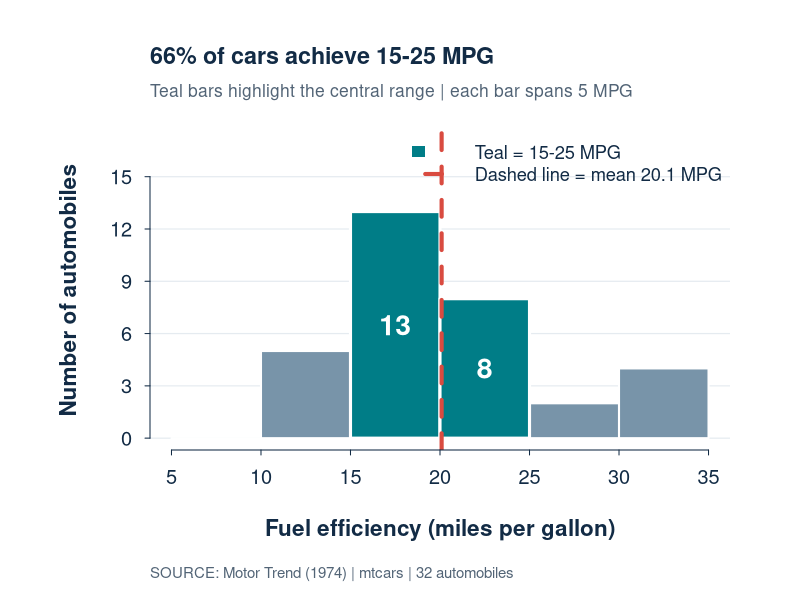
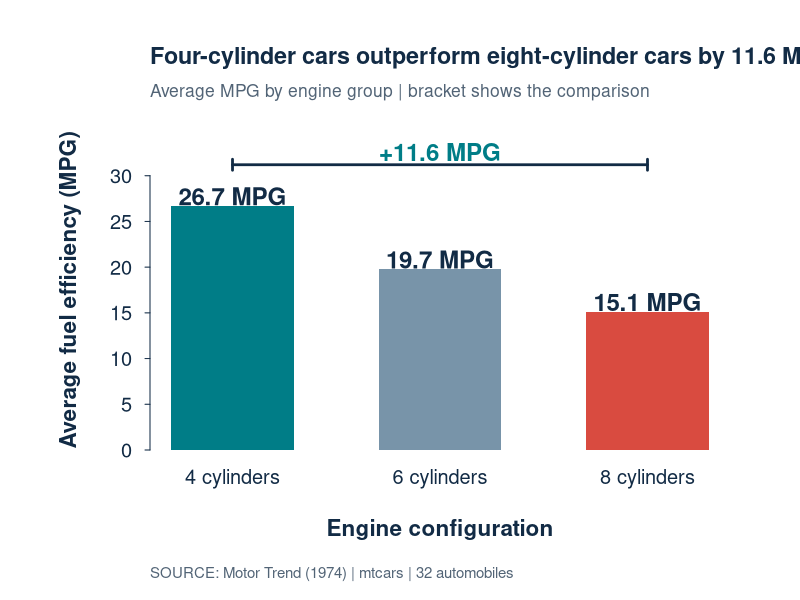
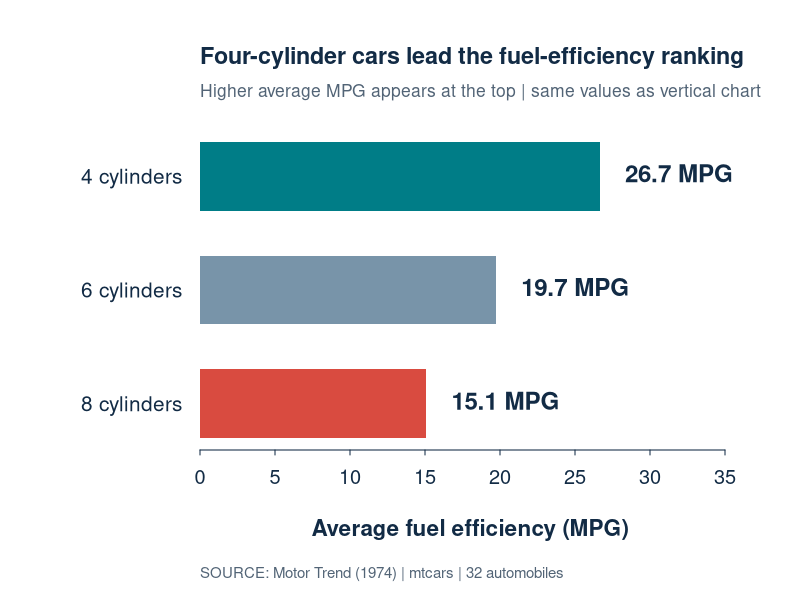
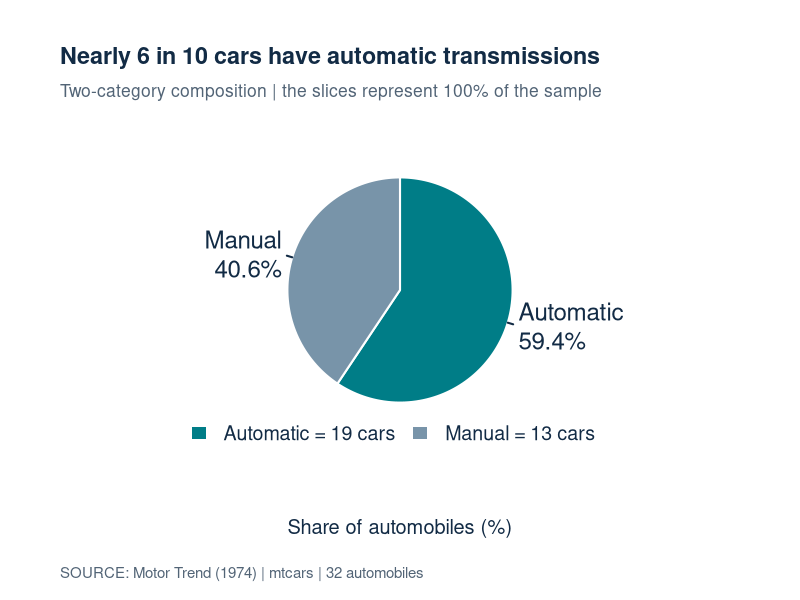
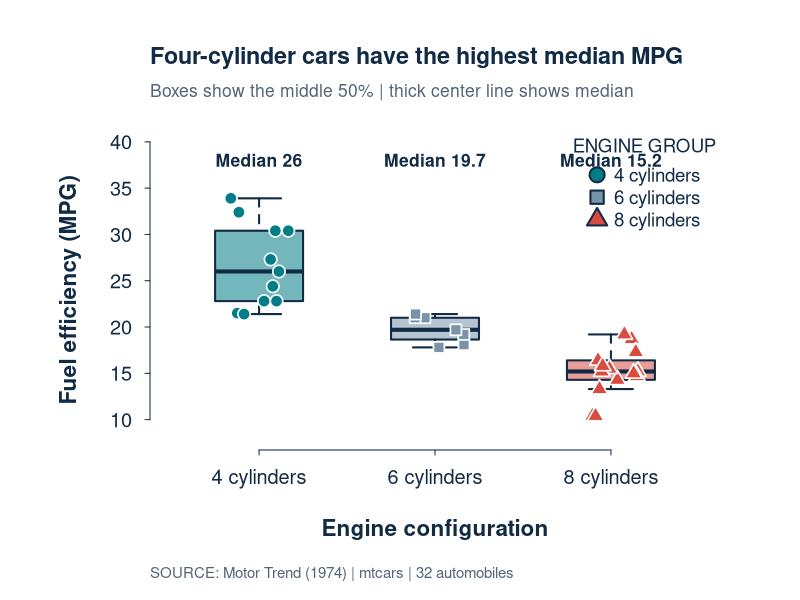
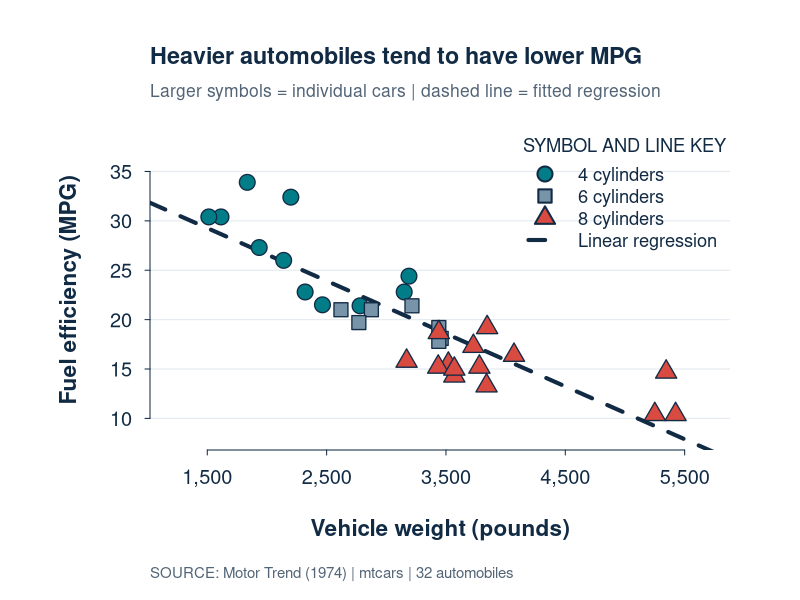
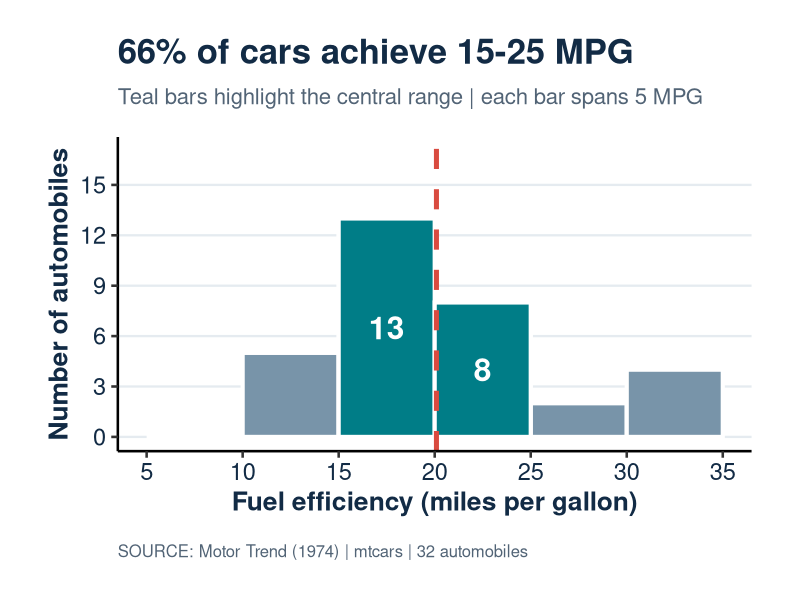
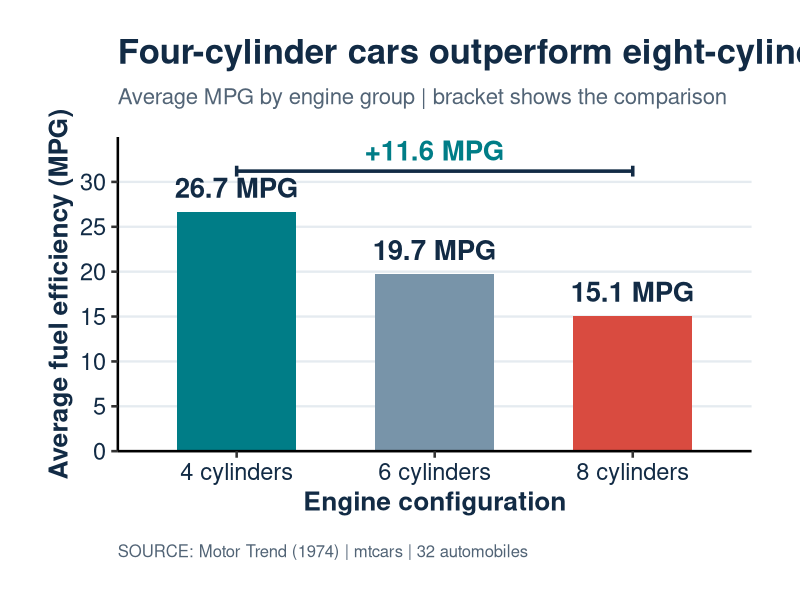

Reproduce these figures in R, in order.
## ---- chunk 1
#| include: false

# Large, high-resolution figures
knitr::opts_chunk$set(
  fig.width = 13,
  fig.height = 7.5,
  out.width = "100%",
  fig.align = "center",
  dpi = 220,
  warning = FALSE,
  message = FALSE
)

options(
  repos = c(CRAN = "https://cloud.r-project.org")
)
## ---- chunk 2
# Load dataset
data(mtcars)

cars <- mtcars

# Prepare variables
cars$Model <- rownames(cars)
cars$Weight <- cars$wt * 1000

cars$Cylinders <- factor(
  cars$cyl,
  levels = c(4, 6, 8),
  labels = c(
    "4 cylinders",
    "6 cylinders",
    "8 cylinders"
  )
)

cars$Transmission <- factor(
  cars$am,
  levels = c(0, 1),
  labels = c(
    "Automatic",
    "Manual"
  )
)

# Calculate summary statistics
mean_mpg <- mean(cars$mpg)
median_mpg <- median(cars$mpg)

means <- aggregate(
  mpg ~ Cylinders,
  data = cars,
  FUN = mean
)

medians <- aggregate(
  mpg ~ Cylinders,
  data = cars,
  FUN = median
)

counts <- table(cars$Transmission)

percent <- 100 * counts / sum(counts)

# Correlation
correlation <- cor(
  cars$Weight,
  cars$mpg
)

# Linear regression
model <- lm(
  mpg ~ Weight,
  data = cars
)

slope_1000 <- coef(model)[2] * 1000

# Average MPG gap
mpg_gap <- means$mpg[1] - means$mpg[3]

# Histogram intervals
mpg_breaks <- seq(5, 35, by = 5)

hist_data <- hist(
  cars$mpg,
  breaks = mpg_breaks,
  right = FALSE,
  plot = FALSE
)

# Number of cars with 15 <= MPG < 25
central_count <- sum(
  cars$mpg >= 15 & cars$mpg < 25
)

central_percent <- 100 *
  central_count / nrow(cars)

# -------------------------------------------------
# CONSISTENT VISUAL IDENTITY
# -------------------------------------------------

navy <- "#122B45"
teal <- "#007D87"
grayblue <- "#7894A9"
coral <- "#D94B40"
lightgray <- "#E5EBF0"
white <- "#FFFFFF"
muted <- "#526476"

# Color means the same thing in every chart
engine_colors <- c(
  "4 cylinders" = teal,
  "6 cylinders" = grayblue,
  "8 cylinders" = coral
)

# Symbols mean the same thing in every chart
engine_shapes <- c(
  "4 cylinders" = 21,
  "6 cylinders" = 22,
  "8 cylinders" = 24
)

# Transmission colors
trans_colors <- c(
  "Automatic" = teal,
  "Manual" = grayblue
)

# Source
source_note <- paste(
  "SOURCE: Motor Trend (1974) |",
  "mtcars | 32 automobiles"
)

# -------------------------------------------------
# BASE R STYLE
# -------------------------------------------------

my_style <- function() {

  par(
    family = "sans",
    bg = white,
    fg = navy,
    col.lab = navy,
    col.axis = navy,
    col.main = navy,
    font.lab = 2,
    font.main = 2,
    cex.lab = 1.35,
    cex.axis = 1.2,
    cex.main = 1.45,
    las = 1,
    bty = "n",
    lwd = 2,
    mar = c(7.5, 7.5, 6.5, 3.5),
    mgp = c(3.5, 0.9, 0),
    tcl = -0.25
  )

}

# -------------------------------------------------
# TITLES AND NOTES
# -------------------------------------------------

add_title <- function(headline, subtitle) {

  mtext(
    headline,
    side = 3,
    line = 3.1,
    adj = 0,
    col = navy,
    cex = 1.4,
    font = 2
  )

  mtext(
    subtitle,
    side = 3,
    line = 1.45,
    adj = 0,
    col = muted,
    cex = 1.05
  )

}

add_source <- function() {

  mtext(
    source_note,
    side = 1,
    line = 5.6,
    adj = 0,
    col = muted,
    cex = 0.9
  )

}

# -------------------------------------------------
# COMBINED ENGINE SYMBOL KEY
# -------------------------------------------------

# One key combines shape AND color.
# No duplicate color and symbol legends.

engine_key <- function(
  position = "topright",
  size = 1.1
) {

  legend(
    position,
    legend = names(engine_colors),
    pch = unname(engine_shapes),
    pt.bg = unname(engine_colors),
    col = navy,
    pt.cex = 2,
    cex = size,
    bty = "n",
    title = "ENGINE GROUP",
    text.col = navy,
    title.col = navy
  )

}

# -------------------------------------------------
# LINE KEY
# -------------------------------------------------

trend_key <- function(position = "topright") {

  legend(
    position,
    legend = "Dashed line = linear regression",
    col = navy,
    lty = 2,
    lwd = 3.5,
    bty = "n",
    cex = 1.05,
    text.col = navy
  )

}
## ---- chunk 3
# Save original graphics settings
op <- par(no.readonly = TRUE)

my_style()

# Draw chart
plot(
  NA,
  xlim = c(5, 35),
  ylim = c(0, 17),
  axes = FALSE,
  xlab = "Fuel efficiency (miles per gallon)",
  ylab = "Number of automobiles"
)

# Background reference lines
abline(
  h = seq(0, 15, by = 3),
  col = lightgray,
  lwd = 1.2
)

# Draw histogram bars
hist(
  cars$mpg,
  breaks = mpg_breaks,
  right = FALSE,
  col = grayblue,
  border = white,
  lwd = 3,
  add = TRUE
)

# Highlight the central two bins
rect(
  xleft = c(15, 20),
  ybottom = 0,
  xright = c(20, 25),
  ytop = hist_data$counts[3:4],
  col = teal,
  border = white,
  lwd = 3
)

# Mean reference
abline(
  v = mean_mpg,
  col = coral,
  lty = 2,
  lwd = 4
)

axis(1, at = seq(5, 35, 5))
axis(2, at = seq(0, 15, 3))

# Direct labels inside highlighted bars
text(
  x = c(17.5, 22.5),
  y = hist_data$counts[3:4] / 2,
  labels = hist_data$counts[3:4],
  col = white,
  font = 2,
  cex = 1.7
)

add_title(
  paste0(
    round(central_percent, 0),
    "% of cars achieve 15-25 MPG"
  ),
  "Teal bars highlight the central range | each bar spans 5 MPG"
)

# Simple legend explaining color and line
legend(
  "topright",
  legend = c(
    "Teal = 15-25 MPG",
    paste0(
      "Dashed line = mean ",
      round(mean_mpg, 1),
      " MPG"
    )
  ),
  fill = c(teal, NA),
  border = NA,
  lty = c(0, 2),
  col = c(teal, coral),
  lwd = c(NA, 4),
  bty = "n",
  cex = 1.1,
  text.col = navy
)

add_source()
par(op)
## ---- chunk 4
op <- par(no.readonly = TRUE)

my_style()

values <- means$mpg

groups <- as.character(
  means$Cylinders
)

# Draw bars
bp <- barplot(
  values,
  names.arg = groups,
  col = unname(engine_colors[groups]),
  border = NA,
  space = 0.7,
  ylim = c(0, 35),
  axes = FALSE,
  xlab = "Engine configuration",
  ylab = "Average fuel efficiency (MPG)"
)

# Axis starts at zero
axis(
  2,
  at = seq(0, 30, 5)
)

# Large value labels
text(
  bp,
  values + 1.1,
  sprintf("%.1f MPG", values),
  col = navy,
  font = 2,
  cex = 1.45
)

# Comparison bracket
bracket_y <- 31.2

segments(
  bp[1],
  bracket_y,
  bp[3],
  bracket_y,
  col = navy,
  lwd = 2.7
)

segments(
  c(bp[1], bp[3]),
  bracket_y - 0.6,
  c(bp[1], bp[3]),
  bracket_y + 0.6,
  col = navy,
  lwd = 2.7
)

text(
  mean(c(bp[1], bp[3])),
  bracket_y + 1.4,
  paste0(
    "+",
    round(mpg_gap, 1),
    " MPG"
  ),
  col = teal,
  font = 2,
  cex = 1.45
)

add_title(
  "Four-cylinder cars outperform eight-cylinder cars by 11.6 MPG",
  "Average MPG by engine group | bracket shows the comparison"
)

# Categories are labeled directly;
# no redundant legend needed.
add_source()

par(op)
## ---- chunk 5
op <- par(no.readonly = TRUE)

my_style()

par(
  mar = c(7.5, 10, 6.5, 3)
)

# Order bars highest at top
horizontal_data <- means[
  order(means$mpg),
]

values <- horizontal_data$mpg

groups <- as.character(
  horizontal_data$Cylinders
)

# Draw bars
bp <- barplot(
  values,
  horiz = TRUE,
  names.arg = groups,
  col = unname(engine_colors[groups]),
  border = NA,
  space = 0.65,
  xlim = c(0, 36),
  axes = FALSE,
  xlab = "Average fuel efficiency (MPG)",
  cex.names = 1.25
)

axis(
  1,
  at = seq(0, 35, 5)
)

# Large values
text(
  values + 1.0,
  bp,
  sprintf("%.1f MPG", values),
  pos = 4,
  font = 2,
  col = navy,
  cex = 1.45
)

add_title(
  "Four-cylinder cars lead the fuel-efficiency ranking",
  "Higher average MPG appears at the top | same values as vertical chart"
)

# No duplicate legend:
# cylinder labels identify each colored bar.
add_source()

par(op)
## ---- chunk 6
op <- par(no.readonly = TRUE)

my_style()

par(
  mar = c(7.5, 3, 6.5, 3)
)

# Create pie chart
pie(
  counts,
  labels = paste0(
    names(counts),
    "\n",
    round(percent, 1),
    "%"
  ),
  col = unname(
    trans_colors[names(counts)]
  ),
  border = white,
  lwd = 5,
  clockwise = TRUE,
  init.angle = 90,
  radius = 0.76,
  cex = 1.45,
  main = ""
)

add_title(
  "Nearly 6 in 10 cars have automatic transmissions",
  "Two-category composition | the slices represent 100% of the sample"
)

# Clear category key
legend(
  "bottom",
  legend = paste0(
    names(counts),
    " = ",
    as.integer(counts),
    " cars"
  ),
  fill = unname(
    trans_colors[names(counts)]
  ),
  border = NA,
  horiz = TRUE,
  bty = "n",
  cex = 1.18,
  text.col = navy,
  inset = -0.02,
  xpd = NA
)

mtext(
  "Share of automobiles (%)",
  side = 1,
  line = 3.4,
  cex = 1.2,
  col = navy
)

add_source()

par(op)
## ---- chunk 7
op <- par(no.readonly = TRUE)

my_style()

par(
  mar = c(7.5, 7.5, 6.5, 4)
)

# Draw boxplots
boxplot(
  mpg ~ Cylinders,
  data = cars,
  col = adjustcolor(
    unname(engine_colors),
    alpha.f = 0.55
  ),
  border = navy,
  medcol = navy,
  medlwd = 4,
  boxwex = 0.5,
  whisklwd = 2,
  outline = FALSE,
  ylim = c(8, 40),
  xlab = "Engine configuration",
  ylab = "Fuel efficiency (MPG)"
)

# Add individual cars
set.seed(6356)

for (i in 1:3) {

  group <- levels(cars$Cylinders)[i]

  y <- cars$mpg[
    cars$Cylinders == group
  ]

  points(
    jitter(
      rep(i, length(y)),
      amount = 0.17
    ),
    y,
    pch = unname(engine_shapes[group]),
    bg = unname(engine_colors[group]),
    col = white,
    lwd = 1.6,
    cex = 1.65
  )

}

# Direct median annotations
for (i in 1:3) {

  text(
    x = i,
    y = 38,
    labels = paste0(
      "Median ",
      round(medians$mpg[i], 1)
    ),
    font = 2,
    col = navy,
    cex = 1.05
  )

}

add_title(
  "Four-cylinder cars have the highest median MPG",
  "Boxes show the middle 50% | thick center line shows median"
)

# Combined color and shape key
engine_key(
  position = "topright",
  size = 1.12
)

add_source()

par(op)
## ---- chunk 8
# Reusable scatterplot
base_scatter <- function(compact = FALSE) {

  op <- par(no.readonly = TRUE)
  on.exit(par(op))

  my_style()

  if (compact) {

    par(
      mar = c(5.2, 4.7, 3.6, 1),
      cex.lab = 0.85,
      cex.axis = 0.8
    )

  }

  plot(
    NA,
    xlim = c(1200, 5700),
    ylim = c(8, 38),
    axes = FALSE,
    xlab = "Vehicle weight (pounds)",
    ylab = "Fuel efficiency (MPG)"
  )

  # Background gridlines
  abline(
    h = seq(10, 35, 5),
    col = lightgray,
    lwd = 1.2
  )

  # Axes
  axis(
    1,
    at = c(
      1500, 2500, 3500, 4500, 5500
    ),
    labels = c(
      "1,500",
      "2,500",
      "3,500",
      "4,500",
      "5,500"
    )
  )

  axis(
    2,
    at = seq(10, 35, 5)
  )

  # Regression line
  abline(
    model,
    col = navy,
    lwd = 4,
    lty = 2
  )

  # Colored symbols
  for (group in levels(cars$Cylinders)) {

    selected <- cars[
      cars$Cylinders == group,
    ]

    points(
      selected$Weight,
      selected$mpg,
      pch = unname(engine_shapes[group]),
      bg = unname(engine_colors[group]),
      col = navy,
      lwd = 1.3,
      cex = if (compact) 1.4 else 2.1
    )

  }

  if (compact) {

    title(
      main = "Heavier cars tend to have lower MPG",
      adj = 0,
      cex.main = 1.12,
      line = 1.6
    )

    legend(
      "topright",
      legend = c(
        names(engine_shapes),
        "Linear trend"
      ),
      pch = c(
        unname(engine_shapes),
        NA
      ),
      pt.bg = c(
        unname(engine_colors),
        NA
      ),
      col = navy,
      lty = c(0, 0, 0, 2),
      lwd = c(NA, NA, NA, 3),
      bty = "n",
      cex = 0.70
    )

    mtext(
      source_note,
      side = 1,
      line = 4,
      adj = 0,
      cex = 0.65,
      col = muted
    )

  } else {

    add_title(
      "Heavier automobiles tend to have lower MPG",
      "Larger symbols = individual cars | dashed line = fitted regression"
    )

    # One combined key inside the chart
    legend(
      "topright",
      legend = c(
        names(engine_shapes),
        "Linear regression"
      ),
      pch = c(
        unname(engine_shapes),
        NA
      ),
      pt.bg = c(
        unname(engine_colors),
        NA
      ),
      col = navy,
      lty = c(0, 0, 0, 2),
      lwd = c(NA, NA, NA, 4),
      pt.cex = 2,
      bty = "n",
      cex = 1.1,
      title = "SYMBOL AND LINE KEY"
    )

    add_source()

  }

}

base_scatter()
## ---- chunk 9
if (!requireNamespace("ggplot2", quietly = TRUE)) {
  install.packages("ggplot2")
}

library(ggplot2)

theme_mine <- function() {

  theme_classic(
    base_family = "sans",
    base_size = 19
  ) +

  theme(
    plot.title = element_text(
      color = navy,
      size = 25,
      face = "bold",
      margin = margin(b = 12)
    ),

    plot.subtitle = element_text(
      color = muted,
      size = 16,
      margin = margin(b = 20)
    ),

    axis.title = element_text(
      color = navy,
      size = 19,
      face = "bold"
    ),

    axis.text = element_text(
      color = navy,
      size = 17
    ),

    panel.grid.major.y = element_line(
      color = lightgray,
      linewidth = 0.8
    ),

    panel.grid.major.x = element_blank(),

    panel.grid.minor = element_blank(),

    legend.position = "bottom",

    legend.box = "vertical",

    legend.title = element_text(
      color = navy,
      size = 15,
      face = "bold"
    ),

    legend.text = element_text(
      color = navy,
      size = 16
    ),

    legend.key.size = grid::unit(0.85, "cm"),

    plot.caption = element_text(
      color = muted,
      size = 12,
      hjust = 0,
      margin = margin(t = 20)
    ),

    plot.background = element_rect(
      fill = white,
      color = NA
    ),

    panel.background = element_rect(
      fill = white,
      color = NA
    ),

    legend.background = element_rect(
      fill = white,
      color = NA
    ),

    legend.key = element_rect(
      fill = white,
      color = NA
    ),

    plot.margin = margin(
      28, 35, 28, 35
    )
  )

}
## ---- chunk 10
gg_histogram <- ggplot(
  cars,
  aes(x = mpg)
) +

  geom_histogram(
    breaks = mpg_breaks,
    closed = "left",
    fill = grayblue,
    color = white,
    linewidth = 1.4
  ) +

  # Highlight the central 15-25 MPG bins
  geom_rect(
    data = data.frame(
      xmin = c(15, 20),
      xmax = c(20, 25),
      ymin = 0,
      ymax = hist_data$counts[3:4]
    ),
    aes(
      xmin = xmin,
      xmax = xmax,
      ymin = ymin,
      ymax = ymax
    ),
    inherit.aes = FALSE,
    fill = teal,
    color = white,
    linewidth = 1.4
  ) +

  geom_vline(
    xintercept = mean_mpg,
    color = coral,
    linetype = "dashed",
    linewidth = 1.7
  ) +

  geom_text(
    data = data.frame(
      mpg = c(17.5, 22.5),
      count = hist_data$counts[3:4]
    ),
    aes(
      x = mpg,
      y = count / 2,
      label = count
    ),
    inherit.aes = FALSE,
    color = white,
    fontface = "bold",
    size = 8
  ) +

  scale_x_continuous(
    limits = c(5, 35),
    breaks = seq(5, 35, 5)
  ) +

  scale_y_continuous(
    limits = c(0, 17),
    breaks = seq(0, 15, 3)
  ) +

  labs(
    title = paste0(
      round(central_percent, 0),
      "% of cars achieve 15-25 MPG"
    ),
    subtitle = "Teal bars highlight the central range | each bar spans 5 MPG",
    x = "Fuel efficiency (miles per gallon)",
    y = "Number of automobiles",
    caption = source_note
  ) +

  theme_mine()

print(gg_histogram)
## ---- chunk 11
gg_vertical <- ggplot(
  means,
  aes(
    x = Cylinders,
    y = mpg,
    fill = Cylinders
  )
) +

  geom_col(
    width = 0.6,
    show.legend = FALSE
  ) +

  geom_text(
    aes(
      label = sprintf("%.1f MPG", mpg)
    ),
    vjust = -0.7,
    color = navy,
    fontface = "bold",
    size = 7
  ) +

  # Comparison bracket
  annotate(
    "segment",
    x = 1,
    xend = 3,
    y = 31.2,
    yend = 31.2,
    color = navy,
    linewidth = 1.2
  ) +

  annotate(
    "segment",
    x = c(1, 3),
    xend = c(1, 3),
    y = 30.6,
    yend = 31.8,
    color = navy,
    linewidth = 1.2
  ) +

  annotate(
    "text",
    x = 2,
    y = 33.5,
    label = paste0(
      "+",
      round(mpg_gap, 1),
      " MPG"
    ),
    color = teal,
    fontface = "bold",
    size = 7
  ) +

  scale_fill_manual(
    values = engine_colors
  ) +

  scale_y_continuous(
    limits = c(0, 35),
    breaks = seq(0, 30, 5),
    expand = expansion(mult = c(0, 0))
  ) +

  labs(
    title = "Four-cylinder cars outperform eight-cylinder cars by 11.6 MPG",
    subtitle = "Average MPG by engine group | bracket shows the comparison",
    x = "Engine configuration",
    y = "Average fuel efficiency (MPG)",
    caption = source_note
  ) +

  theme_mine()

print(gg_vertical)
## ---- chunk 12
# Prepare ordering
horizontal_gg <- means

horizontal_gg$Cylinders <- factor(
  horizontal_gg$Cylinders,
  levels = rev(levels(cars$Cylinders))
)

gg_horizontal <- ggplot(
  horizontal_gg,
  aes(
    x = mpg,
    y = Cylinders,
    fill = Cylinders
  )
) +

  geom_col(
    width = 0.65,
    show.legend = FALSE
  ) +

  geom_text(
    aes(
      label = sprintf("%.1f MPG", mpg)
    ),
    hjust = -0.3,
    color = navy,
    fontface = "bold",
    size = 7
  ) +

  scale_fill_manual(
    values = engine_colors
  ) +

  scale_x_continuous(
    limits = c(0, 36),
    breaks = seq(0, 35, 5),
    expand = expansion(mult = c(0, 0))
  ) +

  labs(
    title = "Four-cylinder cars lead the fuel-efficiency ranking",
    subtitle = "Higher average MPG appears at the top | same values as vertical chart",
    x = "Average fuel efficiency (MPG)",
    y = NULL,
    caption = source_note
  ) +

  theme_mine() +

  theme(
    panel.grid.major.y = element_blank(),
    panel.grid.major.x = element_line(
      color = lightgray,
      linewidth = 0.8
    )
  )

print(gg_horizontal)
## ---- chunk 13
# Prepare pie chart data
pie_data <- data.frame(
  Transmission = factor(
    names(counts),
    levels = names(counts)
  ),
  Count = as.numeric(counts)
)

pie_data$Percent <- round(
  100 * pie_data$Count /
    sum(pie_data$Count),
  1
)

gg_pie <- ggplot(
  pie_data,
  aes(
    x = 1,
    y = Count,
    fill = Transmission
  )
) +

  geom_col(
    width = 1,
    color = white,
    linewidth = 2
  ) +

  coord_polar(
    theta = "y",
    start = 0,
    direction = -1
  ) +

  geom_text(
    aes(
      label = paste0(
        Transmission,
        "\n",
        Percent,
        "%"
      )
    ),
    position = position_stack(
      vjust = 0.5
    ),
    color = navy,
    fontface = "bold",
    size = 7
  ) +

  scale_fill_manual(
    values = trans_colors,
    labels = paste0(
      pie_data$Transmission,
      " = ",
      pie_data$Count,
      " cars"
    )
  ) +

  labs(
    title = "Nearly 6 in 10 cars have automatic transmissions",
    subtitle = "Two-category composition | the slices represent 100% of the sample",
    x = NULL,
    y = NULL,
    fill = "TRANSMISSION KEY",
    caption = paste(
      "Share of automobiles (%) |",
      source_note
    )
  ) +

  theme_mine() +

  theme(
    axis.text = element_blank(),
    axis.ticks = element_blank(),
    axis.line = element_blank(),
    panel.grid = element_blank()
  )

print(gg_pie)
## ---- chunk 14
set.seed(6356)

gg_boxplot <- ggplot(
  cars,
  aes(
    x = Cylinders,
    y = mpg,
    fill = Cylinders
  )
) +

  geom_boxplot(
    width = 0.5,
    alpha = 0.6,
    color = navy,
    linewidth = 1.2,
    outlier.shape = NA,
    show.legend = FALSE
  ) +

  # Larger colored observations
  geom_jitter(
    aes(
      shape = Cylinders,
      fill = Cylinders
    ),
    width = 0.17,
    height = 0,
    size = 5,
    color = navy,
    stroke = 1.2,
    show.legend = TRUE
  ) +

  # Median annotations
  geom_text(
    data = medians,
    aes(
      x = Cylinders,
      y = 38,
      label = paste0(
        "Median ",
        round(mpg, 1)
      )
    ),
    inherit.aes = FALSE,
    fontface = "bold",
    color = navy,
    size = 5.2
  ) +

  scale_fill_manual(
    values = engine_colors
  ) +

  scale_shape_manual(
    values = engine_shapes
  ) +

  guides(
    fill = "none",
    shape = guide_legend(
      title = "ENGINE GROUP",
      override.aes = list(
        size = 6,
        fill = unname(engine_colors)
      )
    )
  ) +

  scale_y_continuous(
    limits = c(8, 40),
    breaks = seq(10, 40, 5)
  ) +

  labs(
    title = "Four-cylinder cars have the highest median MPG",
    subtitle = "Boxes show the middle 50% | thick center line shows median",
    x = "Engine configuration",
    y = "Fuel efficiency (MPG)",
    caption = source_note
  ) +

  theme_mine()

print(gg_boxplot)
## ---- chunk 15
gg_scatter <- ggplot(
  cars,
  aes(
    x = Weight,
    y = mpg
  )
) +

  geom_smooth(
    method = "lm",
    formula = y ~ x,
    se = FALSE,
    color = navy,
    linetype = "dashed",
    linewidth = 1.6
  ) +

  geom_point(
    aes(
      shape = Cylinders,
      fill = Cylinders
    ),
    color = navy,
    size = 6.2,
    stroke = 1.2
  ) +

  scale_fill_manual(
    values = engine_colors
  ) +

  scale_shape_manual(
    values = engine_shapes
  ) +

  guides(
    fill = "none",
    shape = guide_legend(
      title = "ENGINE GROUP",
      override.aes = list(
        size = 7,
        fill = unname(engine_colors)
      )
    )
  ) +

  scale_x_continuous(
    limits = c(1200, 5700),
    breaks = c(
      1500, 2500, 3500, 4500, 5500
    ),
    labels = c(
      "1,500",
      "2,500",
      "3,500",
      "4,500",
      "5,500"
    )
  ) +

  scale_y_continuous(
    limits = c(8, 38),
    breaks = seq(10, 35, 5)
  ) +

  labs(
    title = "Heavier automobiles tend to have lower MPG",
    subtitle = "Larger symbols = individual cars | dashed line = fitted regression",
    x = "Vehicle weight (pounds)",
    y = "Fuel efficiency (MPG)",
    caption = source_note
  ) +

  theme_mine()

print(gg_scatter)
## ---- chunk 16
# Output folder
output_folder <- "assignment05_outputs"

dir.create(
  output_folder,
  showWarnings = FALSE
)

# Six required formats
formats <- c(
  "pdf",
  "svg",
  "png",
  "jpg",
  "tiff",
  "bmp"
)

# Export scatterplot
for (fmt in formats) {

  filename <- file.path(
    output_folder,
    paste0(
      "base_scatter.",
      fmt
    )
  )

  if (fmt == "pdf") {

    pdf(
      filename,
      width = 6.5,
      height = 4,
      bg = white,
      family = "Helvetica"
    )

  } else if (fmt == "svg") {

    svg(
      filename,
      width = 6.5,
      height = 4,
      bg = white
    )

  } else if (fmt == "png") {

    png(
      filename,
      width = 6.5,
      height = 4,
      units = "in",
      res = 300,
      bg = white
    )

  } else if (fmt == "jpg") {

    jpeg(
      filename,
      width = 6.5,
      height = 4,
      units = "in",
      res = 300,
      quality = 95,
      bg = white
    )

  } else if (fmt == "tiff") {

    tiff(
      filename,
      width = 6.5,
      height = 4,
      units = "in",
      res = 300,
      compression = "lzw",
      bg = white
    )

  } else if (fmt == "bmp") {

    bmp(
      filename,
      width = 6.5,
      height = 4,
      units = "in",
      res = 300,
      bg = white
    )

  }

  base_scatter(compact = TRUE)

  dev.off()
}
## ---- chunk 17
# Compact typography for 6.5 x 4 inch output
gg_scatter_export <- gg_scatter +

  labs(
    title = "Heavier cars tend to have lower MPG",
    subtitle = NULL
  ) +

  theme(
    plot.title = element_text(size = 14),
    axis.title = element_text(size = 10),
    axis.text = element_text(size = 9),
    legend.text = element_text(size = 9),
    legend.title = element_text(size = 9),
    legend.key.size = grid::unit(0.4, "cm"),
    plot.caption = element_text(size = 7),
    plot.margin = margin(10, 12, 10, 12)
  )

# Export six formats
for (fmt in formats) {

  filename <- file.path(
    output_folder,
    paste0(
      "ggplot_scatter.",
      fmt
    )
  )

  if (fmt == "svg") {

    ggsave(
      filename,
      plot = gg_scatter_export,
      device = grDevices::svg,
      width = 6.5,
      height = 4,
      units = "in",
      bg = white
    )

  } else {

    ggsave(
      filename,
      plot = gg_scatter_export,
      device = fmt,
      width = 6.5,
      height = 4,
      units = "in",
      dpi = 300,
      bg = white
    )

  }

}
## ---- chunk 18
# Build comparison table
format_info <- data.frame(

  Format = toupper(formats),

  Type = c(
    "Vector",
    "Vector",
    "Raster",
    "Raster",
    "Raster",
    "Raster"
  ),

  Compression = c(
    "Lossless",
    "Lossless",
    "Lossless",
    "Lossy",
    "Lossless",
    "Lossless"
  ),

  Transparency = c(
    "Supported",
    "Supported",
    "Supported",
    "No",
    "Supported",
    "No"
  )

)

# Actual Base R file sizes
format_info$Base_KB <- round(
  file.size(
    file.path(
      output_folder,
      paste0(
        "base_scatter.",
        formats
      )
    )
  ) / 1024,
  1
)

# Actual ggplot2 file sizes
format_info$ggplot2_KB <- round(
  file.size(
    file.path(
      output_folder,
      paste0(
        "ggplot_scatter.",
        formats
      )
    )
  ) / 1024,
  1
)

# Display table
knitr::kable(
  format_info,
  caption = "Comparison of Output Formats"
)

# Save CSV
write.csv(
  format_info,
  file.path(
    output_folder,
    "format_comparison.csv"
  ),
  row.names = FALSE
)
